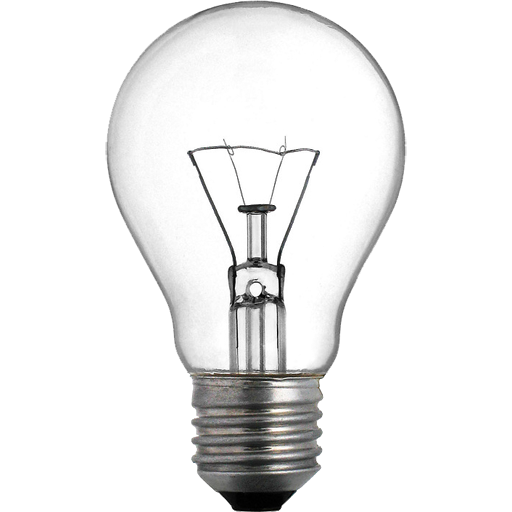
#> input picture picture.png, 512 x 512 px; its folder holds only this picture in this run
$ python -i 3_5.py   (imports and definitions only)
#> lines starting #> are read from the running program, lines starting #| are printed output that depends on the picture
import tkinter as tk
from task_3_4 import matrix2
import math
import matplotlib.pyplot as plt
from PIL import Image, ImageTk
import warnings
# [1 line not run here, left out]

matrix = None

# [63 lines left out: functions set_params, check_params, calculate_values, export_values, import_values, draw_graph and 2 more, not called in this run]

def close(window):
    window.destroy()

def create_window():
    window = tk.Tk()
    window.title("Давайте строить графики!")

    frame1 = tk.Frame(window)
    QA1 = QA(frame1, "Введи x0")
    QA2 = QA(frame1, "Введи dx")
    frame1.pack()

    frame2 = tk.Frame(window)
    QA3 = QA(frame2, "Введи N")
    QA4 = QA(frame2, "Введи функцию")
    frame2.pack()

    button1 = tk.Button(window, text="Задать параметры", command = lambda: set_params(QA1, QA2, QA3))
    button1.pack()

    txt = tk.Text(height=1, width = 50)
    txt.pack()

    button2 = tk.Button(window, text="Проверить параметры", command = lambda: check_params(txt))
    button2.pack()

    button3 = tk.Button(window, text="Рассчитать таблицу значений", command = lambda : calculate_values(QA4))
    button3.pack()

    button4 = tk.Button(window, text="Записать таблицу значений в файл", command = export_values)
    button4.pack()

    button5 = tk.Button(window, text="Считать таблицу значений из файла", command = import_values)
    button5.pack()


    button9 = tk.Button(window, text="Закрыть приложение", command = lambda: close(window))
    button9.pack()

    canvas = tk.Canvas(window, width=550, height=400)
    img = Image.open("picture.png")
#> img is the input picture: PIL image 512x512 RGBA; mean R, G, B, A 148.1, 148.1, 147.9, 23.5
    img = img.resize((550, 400))
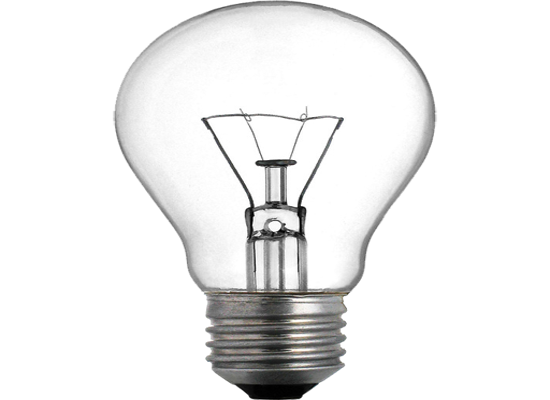
#> img: PIL image 550x400 RGBA; mean R, G, B, A 7.4, 7.3, 7.2, 23.5; transparent parts drawn white
    img_tk = tk.PhotoImage(file="picture.png")
    QA.img_tk = img_tk
    image_object_id = canvas.create_image(10, 12, anchor=tk.NW, image=img_tk)
    canvas.pack()

    button6 = tk.Button(window, text="Нарисовать график", command=lambda: draw_graph(canvas, id=image_object_id, img_tk=QA.img_tk))
    button6.pack()

    button7 = tk.Button(window, text="Сохранить график", command = lambda: save_graph())
    button7.pack()

    button8 = tk.Button(window, text="Очистить график", command = lambda: clear_graph(canvas, id=image_object_id, img_tk=QA.img_tk))
    button8.pack()

    window.mainloop()


class QA():
    def __init__(self, frame, text: str):
        self.label = tk.Label(frame, text=text)
        self.entry = tk.Entry(frame)
        self.label.pack(side = tk.LEFT)
        self.entry.pack(side = tk.LEFT)
        self.img_tk = None

    def get_value(self):
        return self.entry.get()

# [1 line not run here, left out]

>>> result = create_window()
